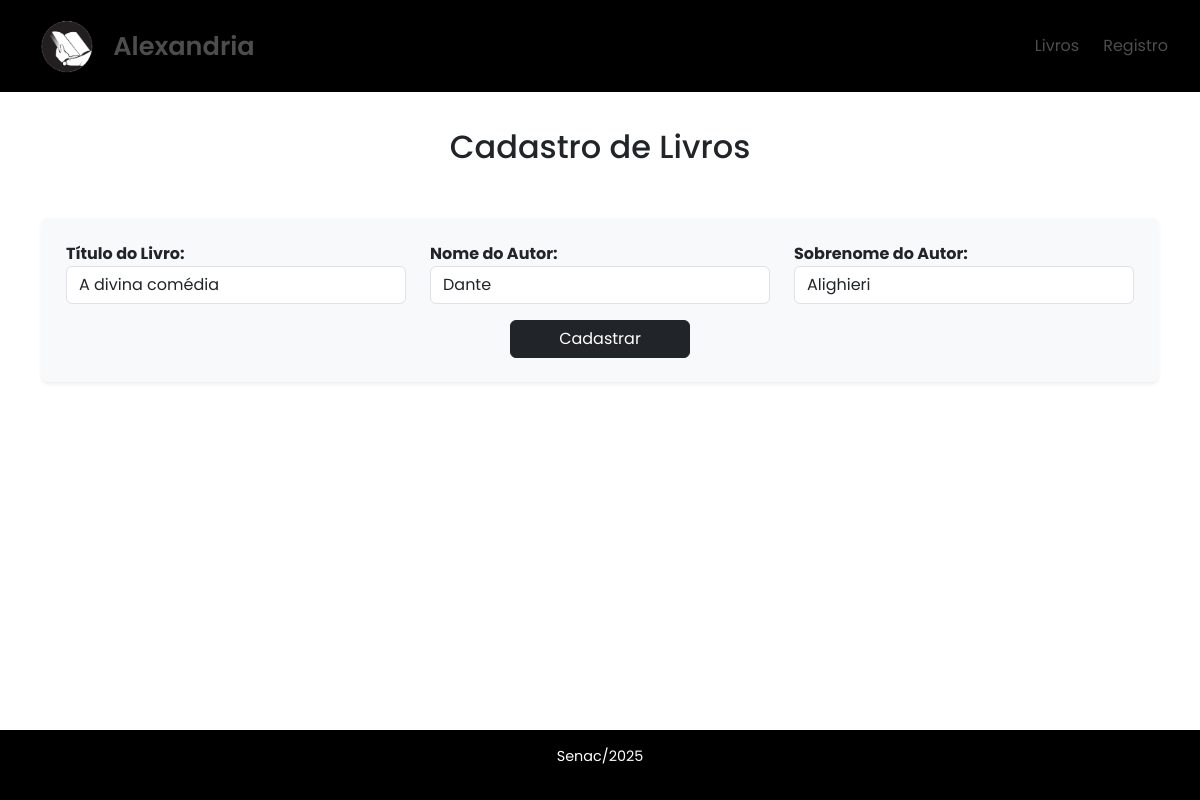
The app's page /livro_editar/5 with its own data.
### Blog/models.py (models this page shows, shortened)
class Livro(models.Model):
    nome_livro = models.CharField(max_length=100) # Nome do livro, string de até 100 caracteres
    nome_autor = models.CharField(max_length=100) # nome do autor, string de até 100 caracteres
    sobrenome_autor = models.CharField(max_length=100) # sobrenome do autor, string de até 100 caracteres
    class Meta:
        verbose_name = "Livro" # Nome singular amigável para o modelo no painel administrativo
        verbose_name_plural = "Livros" # Nome plural amigável para o modelo no painel administrativo
        ordering = ['nome_livro'] # Define a ordem padrão dos registros ao consultá-los

### Blog/views.py (the view)
# urls.py: path('livro_editar/<int:pk>', Editar.as_view(), name="livro_update"),
class Editar(UpdateView):
    model = Livro
    form_class = LivroForm
    template_name = 'Blog/forms_livro.html'
    success_url = reverse_lazy('lista_livro')

### Blog/forms.py
class LivroForm(forms.ModelForm):
    class Meta:
        model = Livro #Modelo (Classe do model)
        fields = [
            'nome_livro',
            'nome_autor',
            'sobrenome_autor'
        ]
        widgets = {
            "nome_livro": forms.TextInput(attrs={"class": "form-control","placeholder": "Digite o nome do livro"}),
            "nome_autor": forms.TextInput(attrs={"class":"form-control","placeholder": "Digite o nome do Autor"}),
            "sobrenome_autor": forms.TextInput(attrs={"class": "form-control","placeholder": "Digite o sobrenome do Autor"})
        }

### Blog/templates/blog/forms_livro.html (shortened to what this page needs)
{% extends 'base.html' %}
{% block content %}
<section>
    <div class="titulo text-center my-4">
        <h2>Cadastro de Livros</h2>
    </div>
</section>
<section class="container">
    <form method="post" class="p-4 bg-light rounded shadow-sm">
        <div class="row mb-3">
            <div class="col-md-4">
                <label for="{{ form.nome_livro.id_for_label }}"><strong>Título do Livro:</strong></label>
                {{ form.nome_livro }}
            </div>
            <div class="col-md-4">
                <label for="{{ form.nome_autor.id_for_label }}"><strong>Nome do Autor:</strong></label>
                {{ form.nome_autor }}
            </div>
            <div class="col-md-4">
                <label for="{{ form.sobrenome_autor.id_for_label }}"><strong>Sobrenome do Autor:</strong></label>
                {{ form.sobrenome_autor }}
            </div>
        </div>
        <div class="row">
            <div class="col text-center">
                <button class="btn btn-dark px-5" type="submit">Cadastrar</button>
            </div>
        </div>
    </form>
</section>
{% endblock %}

### Blog/static/css/livros.css (style rules this page uses)
html, body { height: 100%; margin: 0; display: flex; flex-direction: column; font-family: 'Poppins', sans-serif; }
.titulo { display: flex; justify-content: center; align-items: center; text-align: center; padding: 0.75rem 1.5rem; }
.titulo h2 { margin-bottom: 1rem; }

### records on screen
Livro: nome_livro "A divina comédia", nome_autor "Dante", sobrenome_autor "Alighieri"
